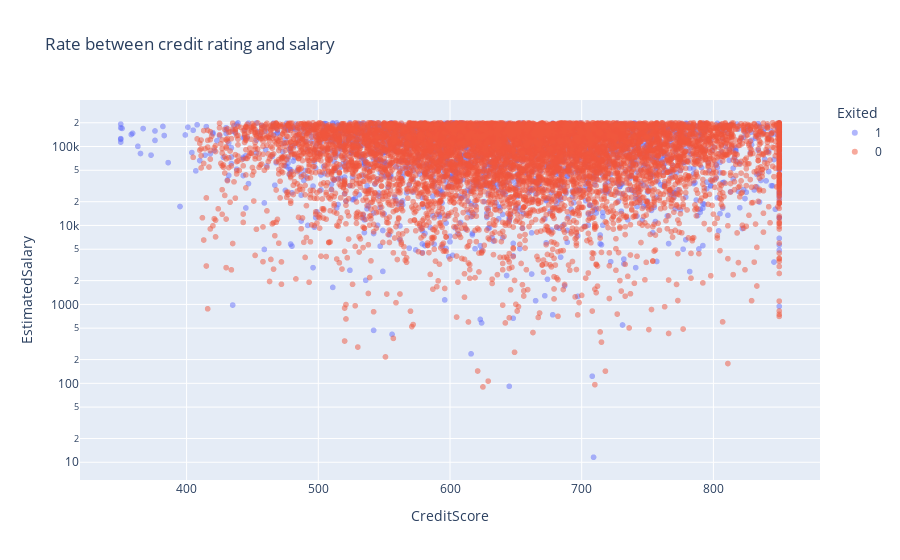

The notebook cell saved with this chart:
### Markdown cell above
Постройте график, который показывает взаимосвязь кредитного рейтинга клиента и его предполагаемой зарплаты. Добавьте расцветку по признаку оттока клиентов. Какова взаимосвязь между признаками? Если не видите явной взаимосвязи, укажите это.

### Code cell
fig = px.scatter(
    data_frame=churn_df,
    x='CreditScore',
    y='EstimatedSalary',
    color='Exited',
    # log_x=True,
    log_y=True,
    opacity=0.5,
    title='Rate between credit rating and salary'
)

fig.show()



# scatterplot = sns.scatterplot(
#     data=churn_df,
#     x='CreditScore',
#     y='EstimatedSalary',
#     hue='Exited',
#     s=100,
    
# );

### Figure 1 — Plotly figure (JSON) as saved in the notebook; plotly's stock layout.template omitted (floating-point values rounded to 4 significant figures; data arrays with more than 128 entries replaced by an {"elided": "..."} marker saying what was removed)
{"data": [{"hovertemplate": "Exited=1<br>CreditScore=%{x}<br>EstimatedSalary=%{y}<extra></extra>", "legendgroup": "1", "marker": {"color": "#636efa", "opacity": 0.5, "symbol": "circle"}, "mode": "markers", "name": "1", "showlegend": true, "type": "scattergl", "x": {"elided": "2037 int values"}, "xaxis": "x", "y": {"elided": "2037 float values"}, "yaxis": "y"}, {"hovertemplate": "Exited=0<br>CreditScore=%{x}<br>EstimatedSalary=%{y}<extra></extra>", "legendgroup": "0", "marker": {"color": "#EF553B", "opacity": 0.5, "symbol": "circle"}, "mode": "markers", "name": "0", "showlegend": true, "type": "scattergl", "x": {"elided": "7963 int values"}, "xaxis": "x", "y": {"elided": "7963 float values"}, "yaxis": "y"}], "layout": {"legend": {"title": {"text": "Exited"}, "tracegroupgap": 0}, "title": {"text": "Rate between credit rating and salary"}, "xaxis": {"anchor": "y", "domain": [0, 1], "title": {"text": "CreditScore"}}, "yaxis": {"anchor": "x", "domain": [0, 1], "title": {"text": "EstimatedSalary"}, "type": "log"}}}
